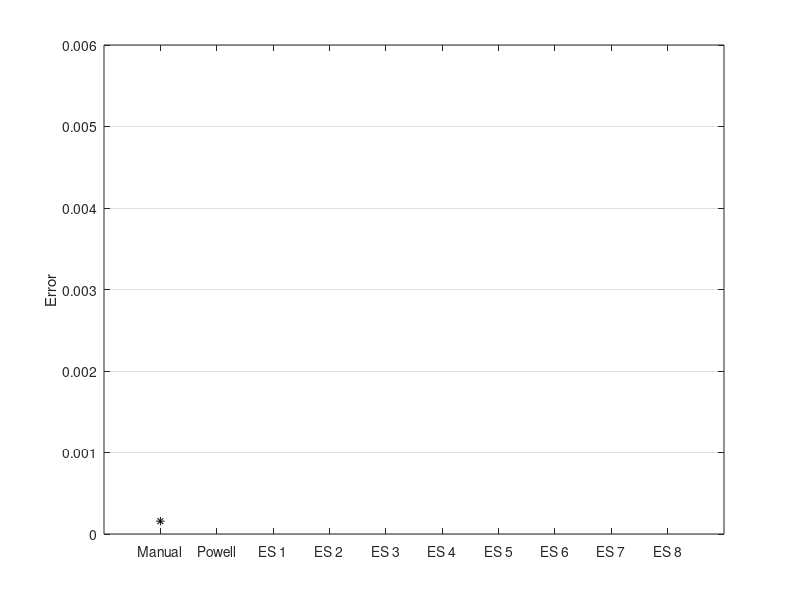

Source code (MATLAB): (Note: this script raises an error after producing the figure.)
function plotValidationResults

directory = '/home/fuchs/Desktop/Validation_Results';

manualError = 0.000157578220780024;

errorbarSettings = 'ok';
bestPlotSettings = '*k';

figure;
hold all;
box on;
set(gca,'YGrid','on');

%title('Modelerror of the best from each Group');

set(gca,'XTick',[1:1:10])
set(gca,'XTickLabel', {'Manual';'Powell';'ES 1'; 'ES 2';'ES 3';'ES 4';'ES 5';'ES 6';'ES 7';'ES 8'} )
axis([0 11 0 0.006]);

%set(gca,'XTick',[1:1:14])
%set(gca,'XTickLabel', {'Powell';'ES 1'; 'ES 2';'ES 3';'ES 4';'ES 5';'ES 6';'ES 7';'ES 8';'ES 9';'ES 10';'ES 11';'ES 12';'ES 13'} )
%axis([0 15 0 0.002]);

ylabel('Error');

pos = 1;
plot(pos, manualError, bestPlotSettings);

pos = pos + 1;


% POWELL

data = readGroupValidationResults(fullfile(directory,'Powell'));

errorbar(pos, mean(data), std(data), errorbarSettings);
plot(pos, min(data),bestPlotSettings);
pos = pos + 1;

% ES
for i=1:8
    ESGroup = fullfile(directory, num2str(i));
    
    data = readGroupValidationResults(ESGroup);
    
    errorbar(pos, mean(data), std(data),errorbarSettings);    
    plot(pos, min(data),bestPlotSettings);
    
    pos = pos + 1;
end



end


function data = readGroupValidationResults(directory)

statFile = dir(fullfile(directory,'*Results.log')); 

if (isempty(statFile))
    error('Found not Results.log for %s!',directory);
end

[labels, data] = readOrcsStatisticsValues(fullfile(directory, statFile(1).name),{ 'Error' });

if(length(data) <= 0)
    error('Found no data in %s!', fullfile(directory, statFile(1).name));
end

end